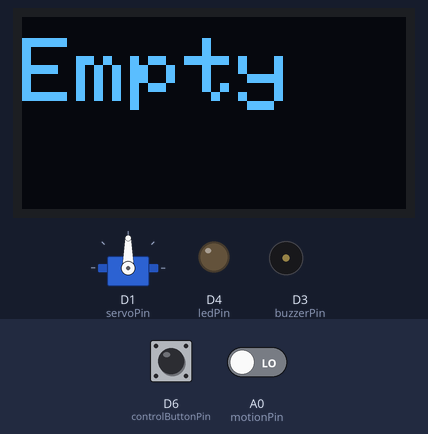
The sketch below on a simulated Particle Photon. Shown: servo, 128×64 one-colour display, output pins drawn as LEDs (lit = HIGH), buzzer (waves = sounding). Inputs (shaded band) come from the test bench; at power-on: A0 (motionPin) LOW, D6 (controlButtonPin) HIGH.

Above: at 1.2 s.
1.3 s: A0 (motionPin) driven HIGH
At 1.61 s:
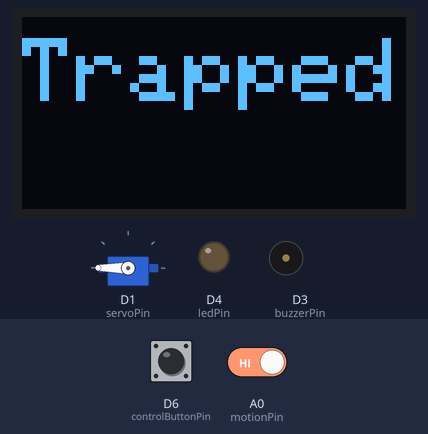
At 3.0 s:
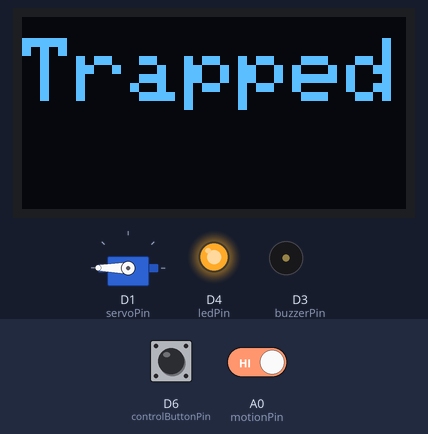
3.3 s: D6 (controlButtonPin) pulled LOW for 3.2 s
At 3.64 s:
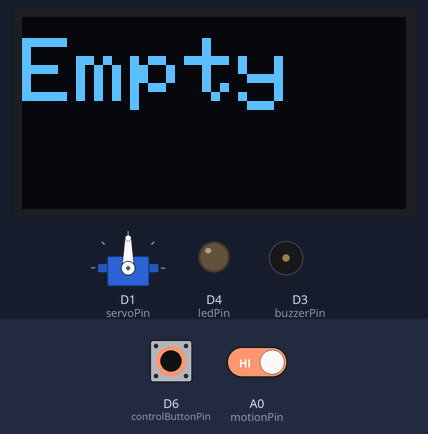
Timing chart, 0 to 14.0 s (numbered marks = the images above; inputs shaded):
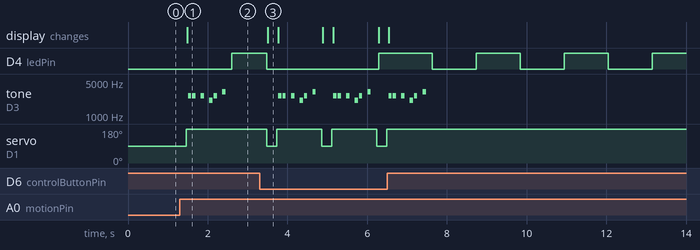

The sketch:

finalproject.ino
```cpp
// This #include statement was automatically added by the Particle IDE.
#include <Adafruit_SSD1306.h>

Servo servo; //declare servo
#define OLED_DC     D5
#define OLED_CS     D2
#define OLED_RESET  D0
Adafruit_SSD1306 display(OLED_DC, OLED_RESET, OLED_CS); //declare OLED


#define NOTE_D6  1175
#define NOTE_E6  1319
#define NOTE_F6  1397
#define NOTE_G6  1568
#define NOTE_A6  1760
#define NOTE_AS6 1865
#define NOTE_G7  3136
#define NOTE_B6  1976
#define NOTE_A7  3520
#define NOTE_C7  2093
#define NOTE_D7  2349
#define NOTE_E7  2637
#define NOTE_F7  2794

//Mario main theme melody
int melody[] = {
  NOTE_E7, NOTE_E7, 0, NOTE_E7,
  0, NOTE_C7, NOTE_E7, 0,
  NOTE_G7, 0, 0,  0,
  NOTE_G6, 0, 0, 0,

  NOTE_C7, 0, 0, NOTE_G6,
  0, 0, NOTE_E6, 0,
  0, NOTE_A6, 0, NOTE_B6,
  0, NOTE_AS6, NOTE_A6, 0,

  NOTE_G6, NOTE_E7, NOTE_G7,
  NOTE_A7, 0, NOTE_F7, NOTE_G7,
  0, NOTE_E7, 0, NOTE_C7,
  NOTE_D7, NOTE_B6, 0, 0,

  NOTE_C7, 0, 0, NOTE_G6,
  0, 0, NOTE_E6, 0,
  0, NOTE_A6, 0, NOTE_B6,
  0, NOTE_AS6, NOTE_A6, 0,

  NOTE_G6, NOTE_E7, NOTE_G7,
  NOTE_A7, 0, NOTE_F7, NOTE_G7,
  0, NOTE_E7, 0, NOTE_C7,
  NOTE_D7, NOTE_B6, 0, 0
};
//Mario main them tempo
int tempo[] = {
  12, 12, 12, 12,
  12, 12, 12, 12,
  12, 12, 12, 12,
  12, 12, 12, 12,

  12, 12, 12, 12,
  12, 12, 12, 12,
  12, 12, 12, 12,
  12, 12, 12, 12,

  9, 9, 9,
  12, 12, 12, 12,
  12, 12, 12, 12,
  12, 12, 12, 12,

  12, 12, 12, 12,
  12, 12, 12, 12,
  12, 12, 12, 12,
  12, 12, 12, 12,

  9, 9, 9,
  12, 12, 12, 12,
  12, 12, 12, 12,
  12, 12, 12, 12,
};


int pos=90;  //initial servo position
int servoPin=D1; // choose the input pin (for servo)
int buzzerPin=D3; // choose the input pin (for buzzer)
int motionPin =A0;  // choose the input pin (for PIR sensor)
int pirState = LOW; // we start, assuming no motion detected
int val = 0; // variable for reading the pin status
bool locked=false; // if door should be locked
const int ledPin =  D4; //set LED pin
int ledState = LOW; //initial LED state
unsigned long previousMillis = 0; // LED blink delta timing
unsigned long interval = 1000; // LED blink interval
String state="open"; // initial state
int controlButtonPin=D6; // set up control button pin
int buzzer_interval=1000; // set buzzer interval, initial=1s
const int MIN_BUTTON_PRESS_TIME=100; // debounce button
int lastButtonPressTime=0; // debounce button
bool released=true; // if the last mouse has been released

void setup() {
    Serial.begin(9600);
    Particle.function("opendoor",openDoor); // cloud function to open the trap
    Particle.function("lock",lock); // lock the door
    Particle.function("unlock",unlock); // unlock the door
    Particle.function("setBuzzer",setBuzzer); //set buzzer time
    Particle.variable("status",state); //get trap state
    pinMode(motionPin, INPUT);  // declare motion sensor as input
    pinMode(ledPin, OUTPUT);  // declare sensor as input
    pinMode(controlButtonPin, INPUT_PULLUP); // declare button as input
    servo.attach(servoPin); // attach servo to pin
    servo.write(pos); // initial setup
    display.begin(SSD1306_SWITCHCAPVCC); // set up OLED
    display.setTextSize(3); // text size
    display.setTextColor(WHITE); // text color
    display.setTextWrap(false);
    display.clearDisplay();
    display.setCursor(0, 7);
    display.print("Empty");
    display.display();

}

void loop(){
    val =digitalRead(motionPin);  // read input value
    if (val == 1&&!locked) { // check if the input is HIGH
        //if motion detected, close trap
        trapDoorClosing("3");
        Particle.publish("motionDetected", "unlocked");
    }
    if(servo.read()>=175){
        released=false;
        if(isButtonPressed("s")==0&&!locked){
            openDoor("s");
        }
        // LED blink after trapping the mouse
        unsigned long currentMillis = millis();
        if (currentMillis - previousMillis > interval) {
            previousMillis = currentMillis;
            if (ledState == LOW)
              ledState = HIGH;
            else
              ledState = LOW;
            digitalWrite(ledPin, ledState);
        }
    }
    long now=millis();
    while(true){
        if (millis()-now> 200){
            break;
        }
    }
}
int trapDoorClosing(String input){
    //if last motion was releasing the last mouse
    //that means new mouse has been trapped
    //update state
    //buzz for a while
    if(released){//close trap
        servo.write(180);
        //show mouse has been trapped
        display.setTextSize(3);
        display.clearDisplay();
        display.setCursor(0, 7);
        display.print("Trapped");
        display.display();
        state="closed";
        Particle.publish("Update",state);
        //let buzzer buzz for a period of time
        sing();
    }
    return 1;
}
// return if the button has been pressed
int isButtonPressed(String i) {
    long now = millis();
    if( (digitalRead(controlButtonPin) == 0) && (now-lastButtonPressTime > MIN_BUTTON_PRESS_TIME) ) {
        lastButtonPressTime = now;
        return 0;
    }
    return 1;
}
//open the trap door
//show trap empty on OLED
int openDoor(String s){
    servo.write(90);
    digitalWrite(ledPin, LOW);
    display.setTextSize(3);
    display.clearDisplay();
    display.setCursor(0, 7);
    display.print("Empty");
    display.display();
    state="open";
    released=true;
    Particle.publish("Update",state);
    val=0;
    return 1;
}
//disable button to lock the door
int lock(String s){
    locked=true;
    return 1;
}
//unlock the door
int unlock(String s){
    locked=false;
    return 1;
}
//set buzzer time
int setBuzzer(String interval){
    buzzer_interval=interval.toInt()*1000;
    Particle.publish("buzz",interval);
    return buzzer_interval;
}


void sing(){
    long buzzerStartTime=millis();
    int size = sizeof(melody) / sizeof(int);
    int thisNote = 0;
    //customized buzz time
    while (thisNote < size&&millis()-buzzerStartTime<buzzer_interval) {
      // to calculate the note duration, take one second
      // divided by the note type.
      int noteDuration = 1000 / tempo[thisNote];
      tone(buzzerPin, melody[thisNote], noteDuration);
      // to distinguish the notes, set a minimum time between them.
      // the note's duration + 30% seems to work well:
      delay(noteDuration*1.3);
      thisNote++;
    }
}
```

Measured:
- after the input at 1.3 s, D4 (ledPin): LOW → HIGH after 1.3 s; tone on D3 (buzzerPin): plays 2637 Hz for 0.08 s, 2637 Hz for 0.08 s, 2637 Hz for 0.08 s, 2093 Hz for 0.08 s, 2637 Hz for 0.08 s, 3136 Hz for 0.08 s, starting after 0.21 s; servo on D1 (servoPin): 90° → 180° after 0.16 s; the display: changes after 0.19 s (image 1)
